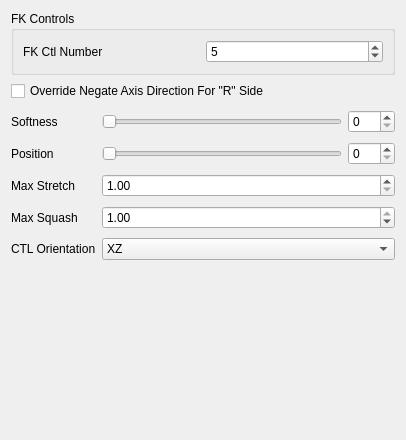
<?xml version="1.0" encoding="UTF-8"?>
<ui version="4.0">
 <class>Form</class>
 <widget class="QWidget" name="Form">
  <property name="geometry">
   <rect>
    <x>0</x>
    <y>0</y>
    <width>406</width>
    <height>440</height>
   </rect>
  </property>
  <property name="windowTitle">
   <string>Form</string>
  </property>
  <layout class="QVBoxLayout" name="verticalLayout">
   <item>
    <widget class="QGroupBox" name="groupBox_3">
     <property name="title">
      <string>FK Controls</string>
     </property>
     <layout class="QGridLayout" name="gridLayout_4">
      <item row="0" column="0">
       <layout class="QHBoxLayout" name="horizontalLayout_2">
        <item>
         <widget class="QLabel" name="fkNb_label">
          <property name="text">
           <string>FK Ctl Number</string>
          </property>
         </widget>
        </item>
        <item>
         <widget class="QSpinBox" name="fkNb_spinBox">
          <property name="minimum">
           <number>1</number>
          </property>
          <property name="maximum">
           <number>999</number>
          </property>
          <property name="value">
           <number>5</number>
          </property>
         </widget>
        </item>
       </layout>
      </item>
     </layout>
    </widget>
   </item>
   <item>
    <widget class="QCheckBox" name="overrideNegate_checkBox">
     <property name="text">
      <string notr="true">Override Negate Axis Direction For &quot;R&quot; Side</string>
     </property>
    </widget>
   </item>
   <item>
    <layout class="QFormLayout" name="formLayout">
     <property name="fieldGrowthPolicy">
      <enum>QFormLayout::AllNonFixedFieldsGrow</enum>
     </property>
     <item row="0" column="0">
      <widget class="QLabel" name="softness_label">
       <property name="text">
        <string>Softness</string>
       </property>
      </widget>
     </item>
     <item row="0" column="1">
      <layout class="QHBoxLayout" name="horizontalLayout_3">
       <item>
        <widget class="QSlider" name="softness_slider">
         <property name="minimumSize">
          <size>
           <width>0</width>
           <height>15</height>
          </size>
         </property>
         <property name="maximum">
          <number>100</number>
         </property>
         <property name="orientation">
          <enum>Qt::Horizontal</enum>
         </property>
        </widget>
       </item>
       <item>
        <widget class="QSpinBox" name="softness_spinBox">
         <property name="maximum">
          <number>100</number>
         </property>
        </widget>
       </item>
      </layout>
     </item>
     <item row="1" column="0">
      <widget class="QLabel" name="softness_label_2">
       <property name="text">
        <string>Position</string>
       </property>
      </widget>
     </item>
     <item row="1" column="1">
      <layout class="QHBoxLayout" name="horizontalLayout_4">
       <item>
        <widget class="QSlider" name="position_slider">
         <property name="minimumSize">
          <size>
           <width>0</width>
           <height>15</height>
          </size>
         </property>
         <property name="maximum">
          <number>100</number>
         </property>
         <property name="orientation">
          <enum>Qt::Horizontal</enum>
         </property>
        </widget>
       </item>
       <item>
        <widget class="QSpinBox" name="position_spinBox">
         <property name="maximum">
          <number>100</number>
         </property>
        </widget>
       </item>
      </layout>
     </item>
     <item row="2" column="0">
      <widget class="QLabel" name="maxStretch_label">
       <property name="sizePolicy">
        <sizepolicy hsizetype="MinimumExpanding" vsizetype="MinimumExpanding">
         <horstretch>0</horstretch>
         <verstretch>0</verstretch>
        </sizepolicy>
       </property>
       <property name="text">
        <string>Max Stretch</string>
       </property>
      </widget>
     </item>
     <item row="2" column="1">
      <widget class="QDoubleSpinBox" name="maxStretch_spinBox">
       <property name="sizePolicy">
        <sizepolicy hsizetype="MinimumExpanding" vsizetype="Fixed">
         <horstretch>0</horstretch>
         <verstretch>0</verstretch>
        </sizepolicy>
       </property>
       <property name="minimum">
        <double>1.000000000000000</double>
       </property>
       <property name="singleStep">
        <double>0.100000000000000</double>
       </property>
       <property name="value">
        <double>1.000000000000000</double>
       </property>
      </widget>
     </item>
     <item row="3" column="0">
      <widget class="QLabel" name="maxSquash_label">
       <property name="sizePolicy">
        <sizepolicy hsizetype="MinimumExpanding" vsizetype="MinimumExpanding">
         <horstretch>0</horstretch>
         <verstretch>0</verstretch>
        </sizepolicy>
       </property>
       <property name="text">
        <string>Max Squash</string>
       </property>
      </widget>
     </item>
     <item row="3" column="1">
      <widget class="QDoubleSpinBox" name="maxSquash_spinBox">
       <property name="sizePolicy">
        <sizepolicy hsizetype="MinimumExpanding" vsizetype="Fixed">
         <horstretch>0</horstretch>
         <verstretch>0</verstretch>
        </sizepolicy>
       </property>
       <property name="minimum">
        <double>0.100000000000000</double>
       </property>
       <property name="maximum">
        <double>1.000000000000000</double>
       </property>
       <property name="singleStep">
        <double>0.100000000000000</double>
       </property>
       <property name="value">
        <double>1.000000000000000</double>
       </property>
      </widget>
     </item>
     <item row="4" column="1">
      <widget class="QComboBox" name="ctlOri_comboBox">
       <item>
        <property name="text">
         <string>XZ</string>
        </property>
       </item>
       <item>
        <property name="text">
         <string>YZ</string>
        </property>
       </item>
       <item>
        <property name="text">
         <string>ZX</string>
        </property>
       </item>
      </widget>
     </item>
     <item row="4" column="0">
      <widget class="QLabel" name="ctlOri_label">
       <property name="text">
        <string>CTL Orientation</string>
       </property>
      </widget>
     </item>
    </layout>
   </item>
   <item>
    <spacer name="verticalSpacer">
     <property name="orientation">
      <enum>Qt::Vertical</enum>
     </property>
     <property name="sizeHint" stdset="0">
      <size>
       <width>20</width>
       <height>40</height>
      </size>
     </property>
    </spacer>
   </item>
  </layout>
 </widget>
 <resources/>
 <connections/>
</ui>
